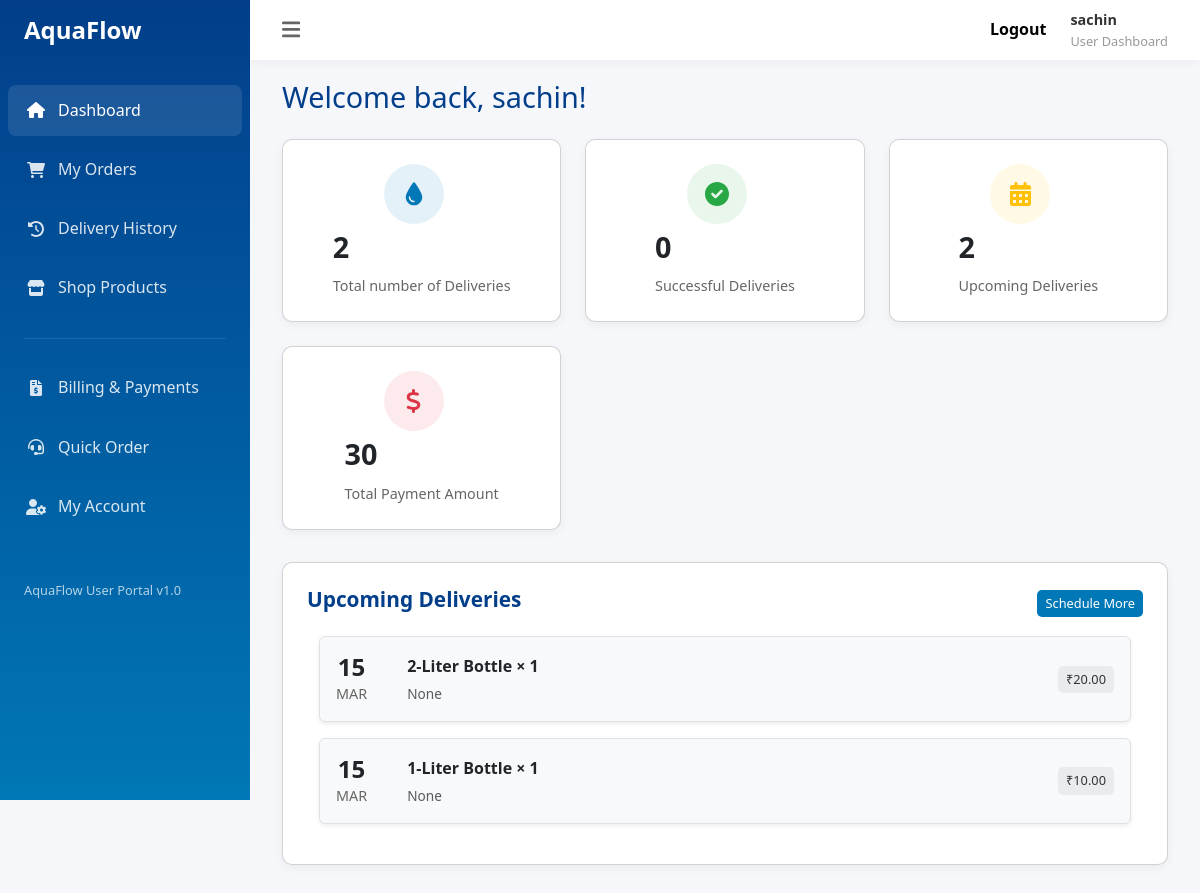
The page /user (signed in) on the database as committed earlier.
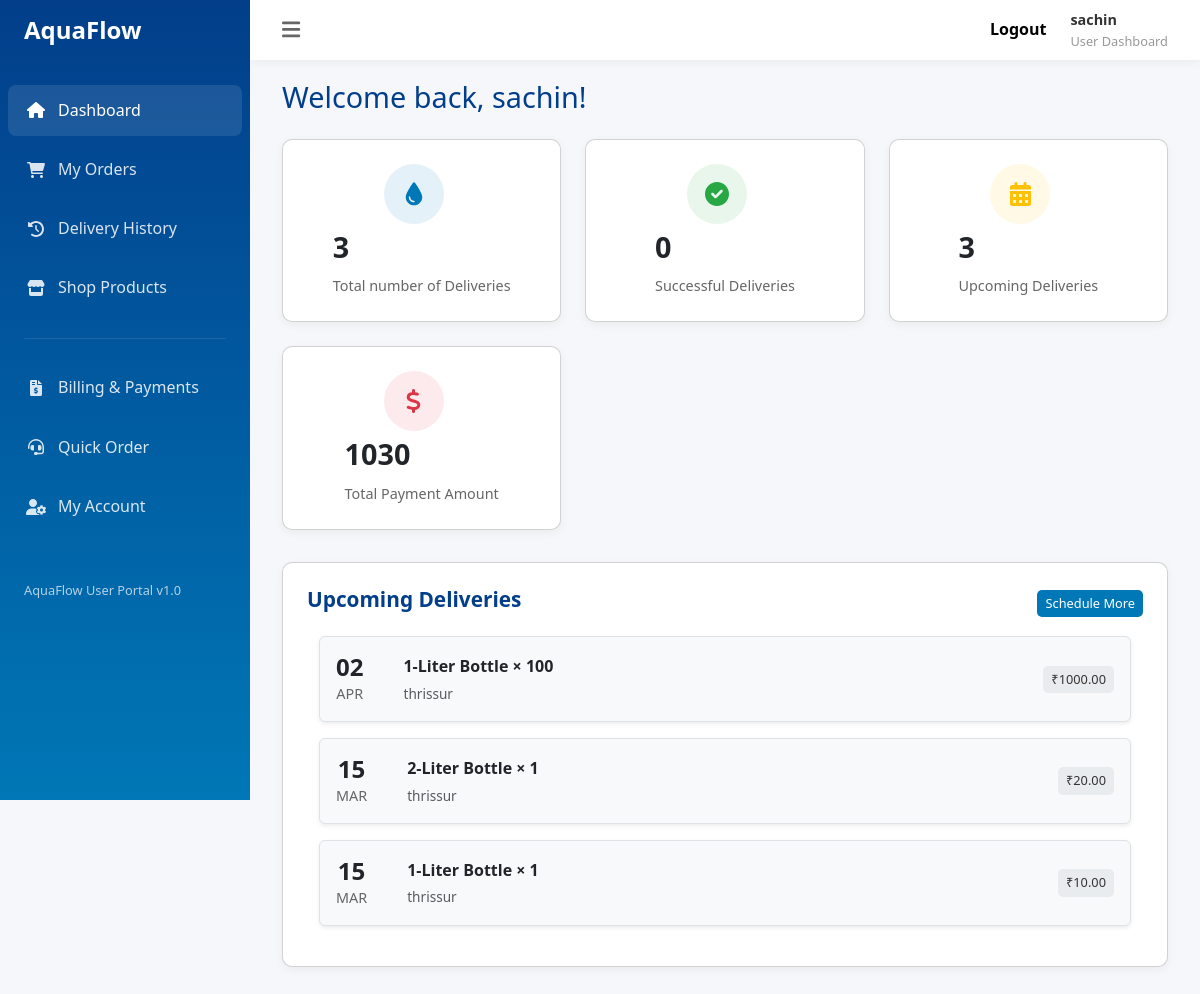
The same page on the database as committed later.
### app/models.py (models this page shows, shortened)
class Order(models.Model):
    STATUS_CHOICES = (
        ('Requested', 'Requested'),
        ('Pending', 'Pending'),
        ('Delivered', 'Delivered'),
        ('Cancelled', 'Cancelled'),
    )
    customer = models.ForeignKey(User, on_delete=models.CASCADE)
    product = models.ForeignKey(Product, on_delete=models.CASCADE)
    quantity = models.PositiveIntegerField()
    total_price = models.DecimalField(max_digits=10, decimal_places=2, blank=True, null=True)
    order_date = models.DateField()
    created_date=models.DateField(auto_now_add=True,null=True,blank=True)
    razorpay_order_id = models.CharField(max_length=100, blank=True, null=True)
    razorpay_payment_id = models.CharField(max_length=100, blank=True, null=True)
    razorpay_signature = models.CharField(max_length=100, blank=True, null=True)
    is_paid = models.BooleanField(default=False)
    status = models.CharField(
        max_length=20,
        choices=STATUS_CHOICES,
        default='Requested',
    )

class Product(models.Model):
    size = models.CharField(max_length=100)
    price = models.DecimalField(max_digits=10, decimal_places=2)
    description = models.TextField(null=True,blank=True)

class UserProfile_Model(models.Model):
    name=models.CharField(max_length=100,null=True)
    address=models.TextField(null=True)
    pincode = models.CharField(max_length=10)
    email=models.EmailField(null=True)
    phone_number=models.PositiveIntegerField(null=True)
    user=models.OneToOneField(User,on_delete=models.CASCADE)
    created_date=models.DateField(auto_now_add=True)
    updated_date=models.DateField(auto_now=True)
    is_active=models.BooleanField(default=True)

### app/views.py (the view)
# urls.py: path('user', User_View.as_view(),name='user'),
class User_View(View):
    def get(self,request,*args,**kwargs):
        orders_list = Order.objects.filter(customer=request.user).order_by('-id')[:4]
        total_orders = Order.objects.filter(customer=request.user).count()
        successful_deliveries = Order.objects.filter(customer=request.user, status="Delivered").count()
        upcoming_deliveries = Order.objects.filter(customer=request.user, status__in=["Requested", "Pending"]).count()
        total_spent = Order.objects.filter(customer=request.user, is_paid=True).aggregate(total_amount=Sum('total_price'))['total_amount'] or 0
        return render(request,'user.html',{'orders_list':orders_list,'successful_deliveries':successful_deliveries,
                                           'total_orders':total_orders,'upcoming_deliveries':upcoming_deliveries,
                                           'total_spent':total_spent})

### app/templates/user.html (shortened to what the changed rows need)
<!DOCTYPE html>
<html lang="en">
<head>
    <link href="https://cdn.jsdelivr.net/npm/bootstrap@5.3.3/dist/css/bootstrap.min.css" rel="stylesheet"
>
    <link rel="stylesheet" href="https://cdn.jsdelivr.net/npm/bootstrap-icons@1.11.3/font/bootstrap-icons.min.css">
<link href="https://cdn.jsdelivr.net/npm/bootstrap@5.3.0/dist/css/bootstrap.min.css" rel="stylesheet">
</head>
<body>
    <aside class="sidebar">
        <div class="sidebar-header">
            <a class="sidebar_a" href="{% url 'home' %}">
                <h1>AquaFlow</h1>
            </a>
        </div>
    </aside>
    <div class="main-content">
        <main class="dashboard-content">
            {% block content %}
            <h1 class="page-title">Welcome back, {{request.user}}!</h1>
            <div class="dashboard-cards">
                <div class="card stat-card">
                    <div class="stat-detail">
                        <div class="stat-value">{{total_orders}}</div>
                        <div class="stat-label">Total number of Deliveries</div>
                    </div>
                </div>
                <div class="card stat-card">
                    <div class="stat-detail">
                        <div class="stat-value">{{upcoming_deliveries}}</div>
                        <div class="stat-label">Upcoming Deliveries</div>
                    </div>
                </div>
                <div class="card stat-card">
                    <div class="stat-detail">
                        <div class="stat-value">{{total_spent}}</div>
                        <div class="stat-label">Total Payment Amount</div>
                    </div>
                </div>
            </div>
            <div class="dashboard-cards">
                <div class="card">
                    <div class="section-header">
                        <h2 class="section-title">Upcoming Deliveries</h2>
                    </div>
                    <div class="container">
                        <div class="row">
                            {% for i in orders_list %}
                            <div class="col-12 mb-3">
                                <div class="d-flex align-items-center p-3 border rounded shadow-sm bg-light">
                                    <div class="me-3 text-center">
                                        <div class="delivery-day h4 mb-0">{{ i.order_date|date:"d" }}</div>
                                        <div class="delivery-month small">{{ i.order_date|date:"M" }}</div>
                                    </div>
                                    <div class="flex-grow-1 ms-4">
                                        <div class="delivery-title fw-bold">
                                             {{ i.product.size }} × {{ i.quantity }}
                                        </div>
                                        <div class="delivery-address text-muted">
                                            {{ i.customer.userprofile_model.address }}
                                        </div>
                                    </div>
                                    <button class="btn btn-secondary btn-sm">₹{{ i.total_price|default:"0.00" }}</button>
                                </div>
                            </div>
                            {% endfor %}
                        </div>
                    </div>
                </div>
            </div>
            {% endblock %}
        </main>
    </div>

Rows that differ between the two databases and show on the page:
added Order: order_date "02", order_date "APR", product.size "1-Liter Bottle", quantity "100", customer.userprofile_model.address "thrissur", total_price "1000.00"
changed through a linked row, Order "2-Liter Bottle": customer.userprofile_model.address "None" → "thrissur"
changed through a linked row, Order (number 3 of 3 on the later page): customer.userprofile_model.address "None" → "thrissur"
Other text that changed with them:
{{ total_orders }}: "2" → "3"
{{ upcoming_deliveries }}: "2" → "3"
{{ total_spent }}: "30" → "1030"
